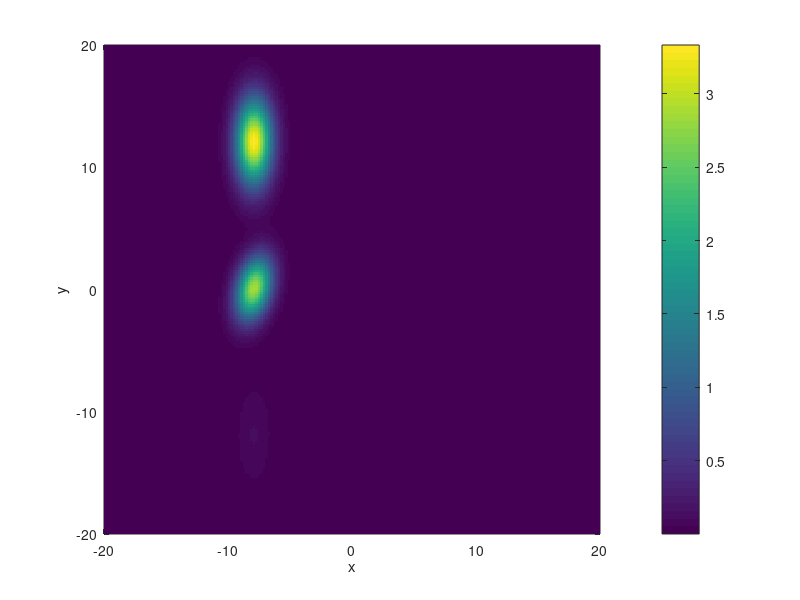
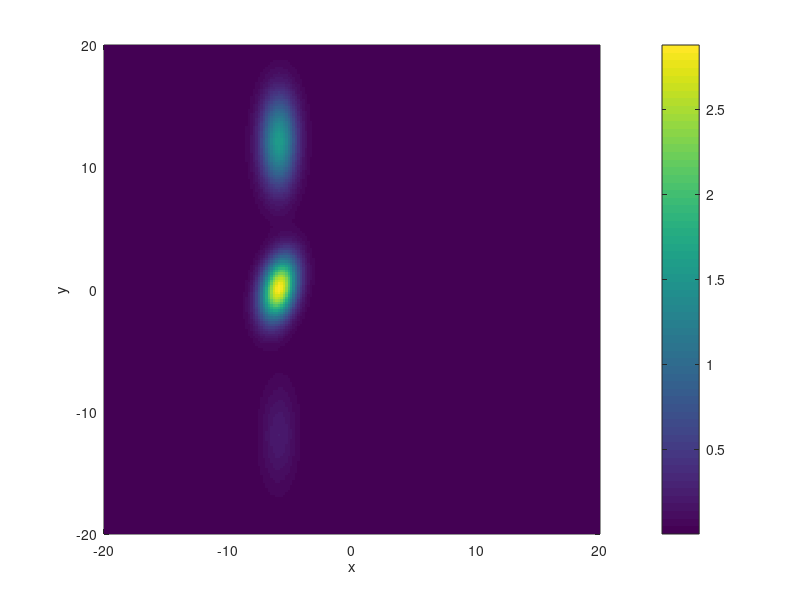
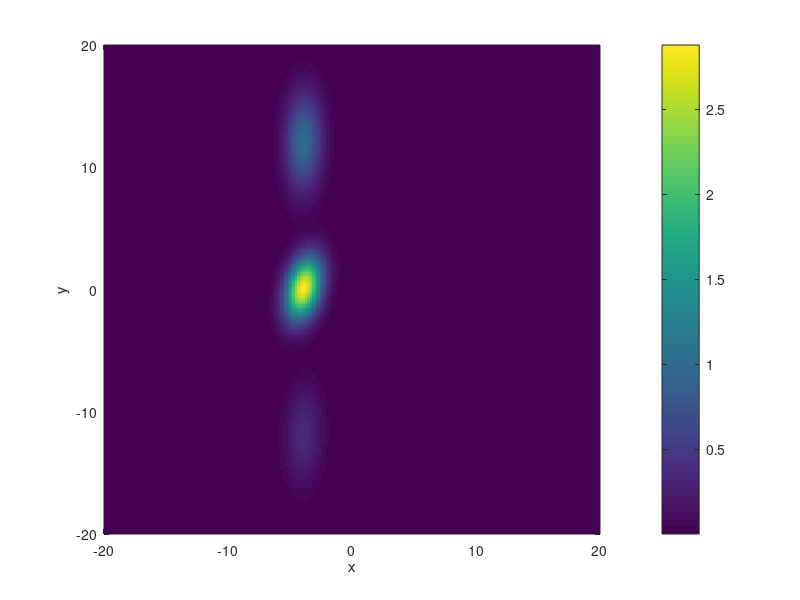
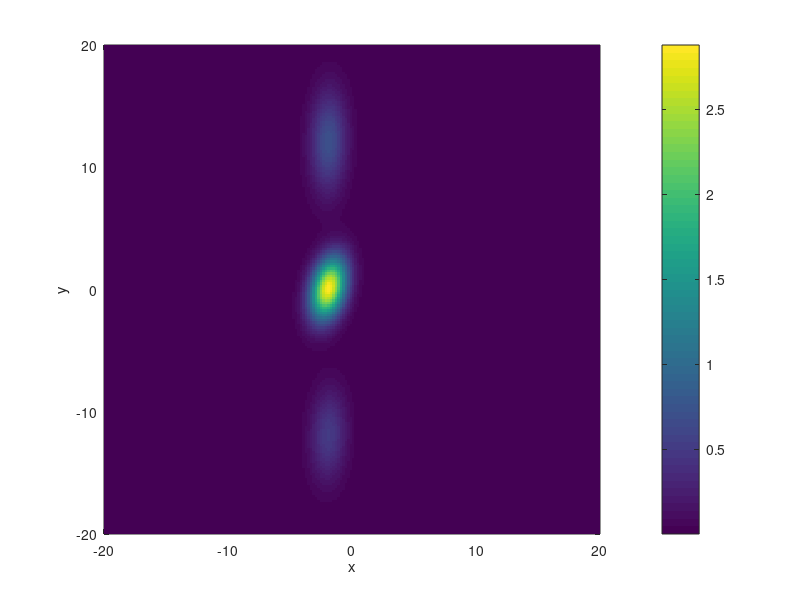

These figures' MATLAB source, in order:
clear all;
close all;
    n=1;
for i=-8:2:12

mu = [i 0];
mu2 = [i -12];
mu3 = [i 12];

Sigma = [1 0.5 ; 0.5 3];
Sigma2 = [1 n/20 ; n/20 9.6-0.8*n ];
Sigma3 = [1 n/30 ; n/30 5+0.7*n];

x1 = -20:.2:20; x2 = -20:.2:20;
xx1 = -9:.2:9; xx2 = -9:.2:9;
[XX1,XX2] = meshgrid(xx1,xx2);
% aa=zeros(size(XX1));
[X1,X2] = meshgrid(x1,x2);
F = mvnpdf([X1(:) X2(:)],mu,Sigma);
F2 = mvnpdf([X1(:) X2(:)],mu2,Sigma2);
F3 = mvnpdf([X1(:) X2(:)],mu3,Sigma3);
aa=zeros(size(X1));
 Fn1 = reshape(F,length(x2),length(x1)).*30;
 Fn2 = reshape(F2,length(x2),length(x1)).*2*n;
 Fn3 = reshape(F3,length(x2),length(x1)).*50/n;
 
% FF=zeros(size(F));
FK=Fn1+Fn2+Fn3;

% mvncdf([0 0],[1 1],mu,Sigma);

% contour(x1,x2,F,[.0001 .001 .01 .05:.1:.95 .99 .999 .9999]);
figure(n)
% colormap('gray')
pcolor(X1,X2,FK);
colorbar;
% pcolor(XX1,XX2,aa);
shading flat;

xlabel('x'); ylabel('y');
% line([0 0 1 1 0],[1 0 0 1 1],'linestyle','--','color','k');
n=n+1;
end
